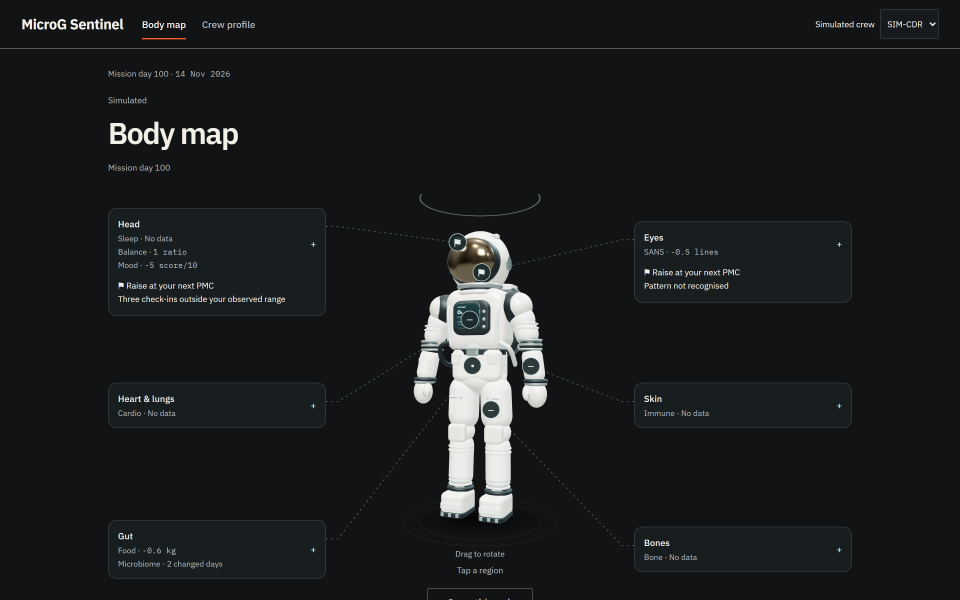
#> input picture docs/slides/shots/home.png, 2880 x 1800 px, found by its file name (shown at 1/3 size); its folder holds 4 pictures in this run
$ python crop.py shots/home.png
#> lines starting #> are read from the running program, lines starting #| are printed output that depends on the picture
# Crop app screenshots (captured at 2x of a 1440x900 viewport) for the slides.
import os, sys
from PIL import Image

d = sys.argv[1]
os.makedirs(os.path.join(d, 'crops'), exist_ok=True)
# name: (source, x0, y0, x1, y1) in CSS pixels
crops = {
    'hero': ('home', 150, 255, 860, 840),
    'bodymap': ('home', 150, 255, 1290, 810),
    'profile': ('profile-full', 150, 440, 1290, 995),
    'immune': ('immune', 200, 250, 1240, 840),
    'urgent': ('urgent', 200, 345, 1240, 900),
    'sleep': ('sleep-replay', 150, 140, 790, 900),
}
for name, (src, x0, y0, x1, y1) in crops.items():
    im = Image.open(os.path.join(d, 'shots', src + '.png'))
#> im is the input picture: PIL image 2880x1800 RGB; mean R, G, B 26.2, 28.7, 30.6
    out = im.crop((x0 * 2, y0 * 2, x1 * 2, y1 * 2))
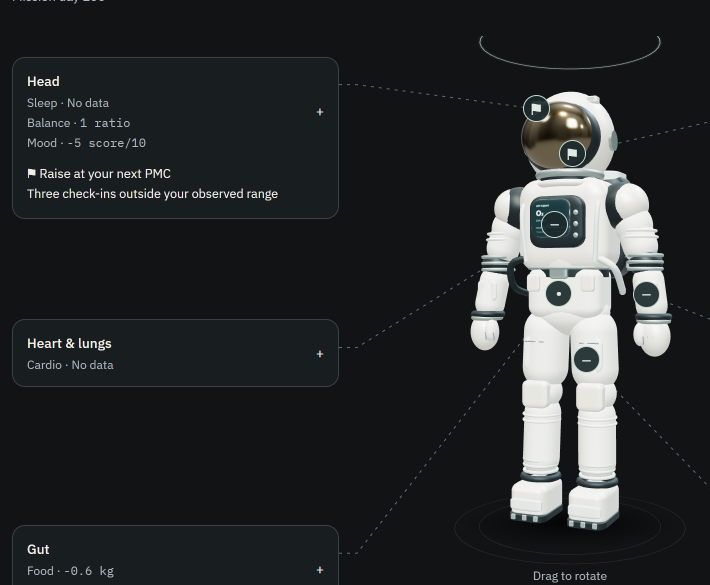
#> out: PIL image 1420x1170 RGB (shown at 1/2 size); mean R, G, B 39.4, 42.2, 43.8
    out.save(os.path.join(d, 'crops', name + '.png'), optimize=True)
    print(name, out.size, round(out.size[0] / out.size[1], 3))
#| hero (1420, 1170) 1.214
#> pass 3 of the loop `for name, (src, x0, y0, x1, y1) in crops.items():`:
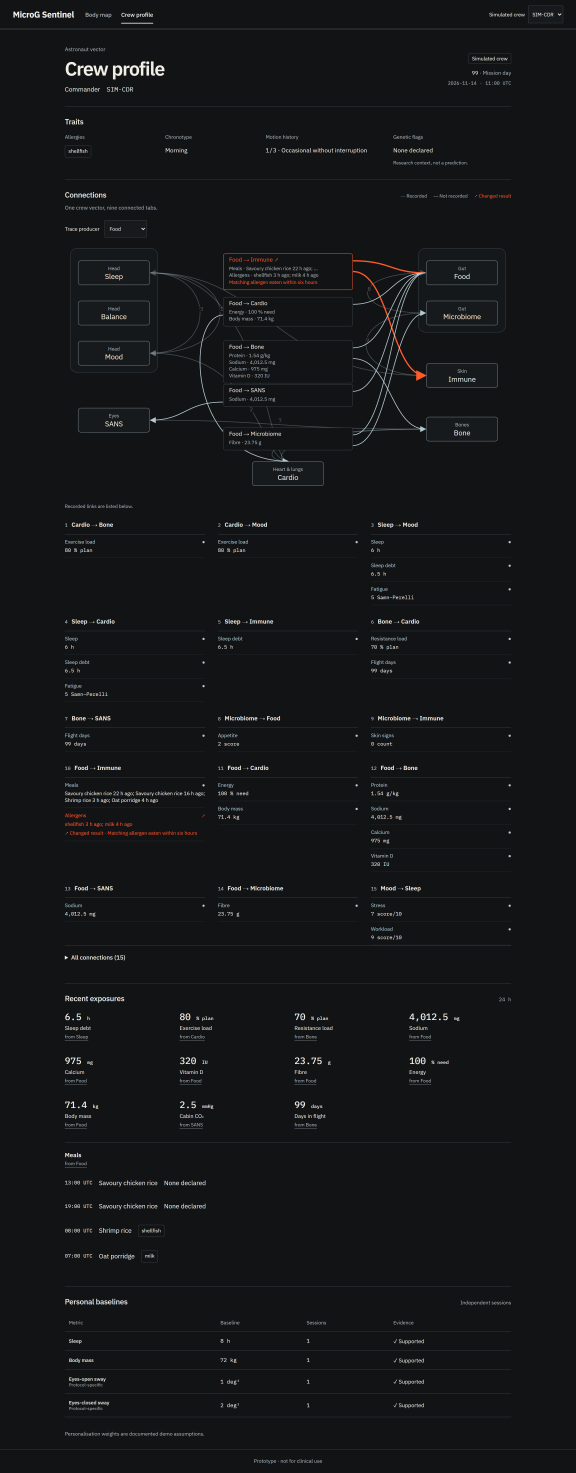
#> input picture docs/slides/shots/profile-full.png, 2880 x 7362 px, found by its file name (shown at 1/5 size)
#> im is the input picture: PIL image 2880x7362 RGB; mean R, G, B 20, 22, 23.9
#> `out = im.crop((x0 * 2, y0 * 2, x1 * 2, y1 * 2))`:
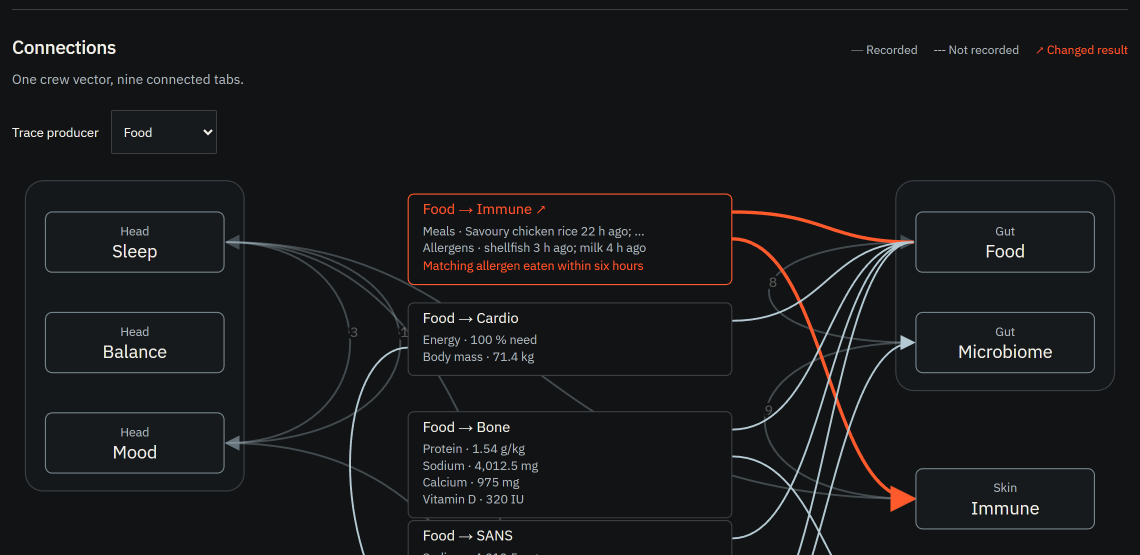
#> out: PIL image 2280x1110 RGB (shown at 1/2 size); mean R, G, B 23.6, 25, 27
#| profile (2280, 1110) 2.054
#> (the run stopped early here; a loop or call above may not have finished)
